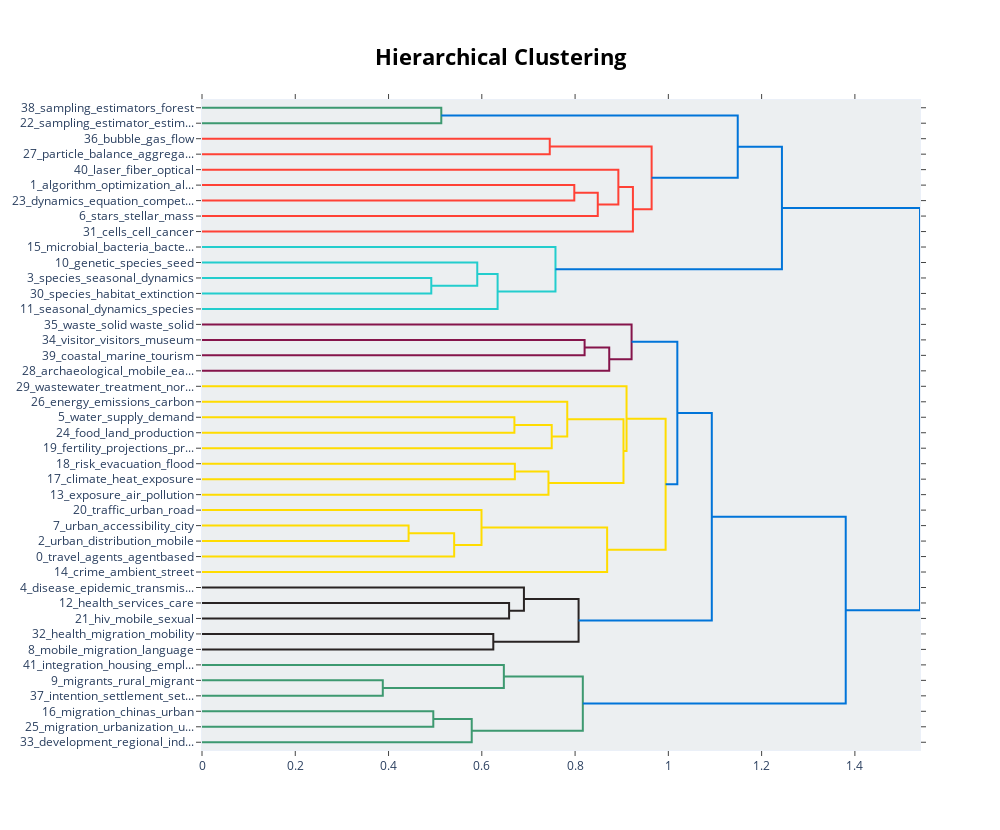

The notebook cell saved with this chart:
### Code cell
all_topic_model.visualize_hierarchy()

### Figure 1 — Plotly figure (JSON) as saved in the notebook; plotly's stock layout.template omitted (floating-point values rounded to 4 significant figures)
{"data": [{"hoverinfo": "text", "marker": {"color": "rgb(61,153,112)"}, "mode": "lines", "type": "scatter", "x": [0.0, 0.5131, 0.5131, 0.0], "xaxis": "x", "y": [-5.0, -5.0, -15.0, -15.0], "yaxis": "y"}, {"hoverinfo": "text", "marker": {"color": "rgb(255,65,54)"}, "mode": "lines", "type": "scatter", "x": [0.0, 0.7457, 0.7457, 0.0], "xaxis": "x", "y": [-25.0, -25.0, -35.0, -35.0], "yaxis": "y"}, {"hoverinfo": "text", "marker": {"color": "rgb(255,65,54)"}, "mode": "lines", "type": "scatter", "x": [0.0, 0.7983, 0.7983, 0.0], "xaxis": "x", "y": [-55.0, -55.0, -65.0, -65.0], "yaxis": "y"}, {"hoverinfo": "text", "marker": {"color": "rgb(255,65,54)"}, "mode": "lines", "type": "scatter", "x": [0.7983, 0.8487, 0.8487, 0.0], "xaxis": "x", "y": [-60.0, -60.0, -75.0, -75.0], "yaxis": "y"}, {"hoverinfo": "text", "marker": {"color": "rgb(255,65,54)"}, "mode": "lines", "type": "scatter", "x": [0.0, 0.8928, 0.8928, 0.8487], "xaxis": "x", "y": [-45.0, -45.0, -67.5, -67.5], "yaxis": "y"}, {"hoverinfo": "text", "marker": {"color": "rgb(255,65,54)"}, "mode": "lines", "type": "scatter", "x": [0.8928, 0.924, 0.924, 0.0], "xaxis": "x", "y": [-56.25, -56.25, -85.0, -85.0], "yaxis": "y"}, {"hoverinfo": "text", "marker": {"color": "rgb(255,65,54)"}, "mode": "lines", "type": "scatter", "x": [0.7457, 0.9642, 0.9642, 0.924], "xaxis": "x", "y": [-30.0, -30.0, -70.62, -70.62], "yaxis": "y"}, {"hoverinfo": "text", "marker": {"color": "rgb(0,116,217)"}, "mode": "lines", "type": "scatter", "x": [0.5131, 1.149, 1.149, 0.9642], "xaxis": "x", "y": [-10.0, -10.0, -50.31, -50.31], "yaxis": "y"}, {"hoverinfo": "text", "marker": {"color": "rgb(35,205,205)"}, "mode": "lines", "type": "scatter", "x": [0.0, 0.4917, 0.4917, 0.0], "xaxis": "x", "y": [-115.0, -115.0, -125.0, -125.0], "yaxis": "y"}, {"hoverinfo": "text", "marker": {"color": "rgb(35,205,205)"}, "mode": "lines", "type": "scatter", "x": [0.0, 0.5903, 0.5903, 0.4917], "xaxis": "x", "y": [-105.0, -105.0, -120.0, -120.0], "yaxis": "y"}, {"hoverinfo": "text", "marker": {"color": "rgb(35,205,205)"}, "mode": "lines", "type": "scatter", "x": [0.5903, 0.6339, 0.6339, 0.0], "xaxis": "x", "y": [-112.5, -112.5, -135.0, -135.0], "yaxis": "y"}, {"hoverinfo": "text", "marker": {"color": "rgb(35,205,205)"}, "mode": "lines", "type": "scatter", "x": [0.0, 0.758, 0.758, 0.6339], "xaxis": "x", "y": [-95.0, -95.0, -123.8, -123.8], "yaxis": "y"}, {"hoverinfo": "text", "marker": {"color": "rgb(0,116,217)"}, "mode": "lines", "type": "scatter", "x": [1.149, 1.244, 1.244, 0.758], "xaxis": "x", "y": [-30.16, -30.16, -109.4, -109.4], "yaxis": "y"}, {"hoverinfo": "text", "marker": {"color": "rgb(133,20,75)"}, "mode": "lines", "type": "scatter", "x": [0.0, 0.8204, 0.8204, 0.0], "xaxis": "x", "y": [-155.0, -155.0, -165.0, -165.0], "yaxis": "y"}, {"hoverinfo": "text", "marker": {"color": "rgb(133,20,75)"}, "mode": "lines", "type": "scatter", "x": [0.8204, 0.8733, 0.8733, 0.0], "xaxis": "x", "y": [-160.0, -160.0, -175.0, -175.0], "yaxis": "y"}, {"hoverinfo": "text", "marker": {"color": "rgb(133,20,75)"}, "mode": "lines", "type": "scatter", "x": [0.0, 0.9212, 0.9212, 0.8733], "xaxis": "x", "y": [-145.0, -145.0, -167.5, -167.5], "yaxis": "y"}, {"hoverinfo": "text", "marker": {"color": "rgb(255,220,0)"}, "mode": "lines", "type": "scatter", "x": [0.0, 0.6699, 0.6699, 0.0], "xaxis": "x", "y": [-205.0, -205.0, -215.0, -215.0], "yaxis": "y"}, {"hoverinfo": "text", "marker": {"color": "rgb(255,220,0)"}, "mode": "lines", "type": "scatter", "x": [0.6699, 0.7499, 0.7499, 0.0], "xaxis": "x", "y": [-210.0, -210.0, -225.0, -225.0], "yaxis": "y"}, {"hoverinfo": "text", "marker": {"color": "rgb(255,220,0)"}, "mode": "lines", "type": "scatter", "x": [0.0, 0.7832, 0.7832, 0.7499], "xaxis": "x", "y": [-195.0, -195.0, -217.5, -217.5], "yaxis": "y"}, {"hoverinfo": "text", "marker": {"color": "rgb(255,220,0)"}, "mode": "lines", "type": "scatter", "x": [0.0, 0.6709, 0.6709, 0.0], "xaxis": "x", "y": [-235.0, -235.0, -245.0, -245.0], "yaxis": "y"}, {"hoverinfo": "text", "marker": {"color": "rgb(255,220,0)"}, "mode": "lines", "type": "scatter", "x": [0.6709, 0.7429, 0.7429, 0.0], "xaxis": "x", "y": [-240.0, -240.0, -255.0, -255.0], "yaxis": "y"}, {"hoverinfo": "text", "marker": {"color": "rgb(255,220,0)"}, "mode": "lines", "type": "scatter", "x": [0.7832, 0.9038, 0.9038, 0.7429], "xaxis": "x", "y": [-206.2, -206.2, -247.5, -247.5], "yaxis": "y"}, {"hoverinfo": "text", "marker": {"color": "rgb(255,220,0)"}, "mode": "lines", "type": "scatter", "x": [0.0, 0.9104, 0.9104, 0.9038], "xaxis": "x", "y": [-185.0, -185.0, -226.9, -226.9], "yaxis": "y"}, {"hoverinfo": "text", "marker": {"color": "rgb(255,220,0)"}, "mode": "lines", "type": "scatter", "x": [0.0, 0.443, 0.443, 0.0], "xaxis": "x", "y": [-275.0, -275.0, -285.0, -285.0], "yaxis": "y"}, {"hoverinfo": "text", "marker": {"color": "rgb(255,220,0)"}, "mode": "lines", "type": "scatter", "x": [0.443, 0.5407, 0.5407, 0.0], "xaxis": "x", "y": [-280.0, -280.0, -295.0, -295.0], "yaxis": "y"}, {"hoverinfo": "text", "marker": {"color": "rgb(255,220,0)"}, "mode": "lines", "type": "scatter", "x": [0.0, 0.5993, 0.5993, 0.5407], "xaxis": "x", "y": [-265.0, -265.0, -287.5, -287.5], "yaxis": "y"}, {"hoverinfo": "text", "marker": {"color": "rgb(255,220,0)"}, "mode": "lines", "type": "scatter", "x": [0.5993, 0.8687, 0.8687, 0.0], "xaxis": "x", "y": [-276.2, -276.2, -305.0, -305.0], "yaxis": "y"}, {"hoverinfo": "text", "marker": {"color": "rgb(255,220,0)"}, "mode": "lines", "type": "scatter", "x": [0.9104, 0.9942, 0.9942, 0.8687], "xaxis": "x", "y": [-205.9, -205.9, -290.6, -290.6], "yaxis": "y"}, {"hoverinfo": "text", "marker": {"color": "rgb(0,116,217)"}, "mode": "lines", "type": "scatter", "x": [0.9212, 1.019, 1.019, 0.9942], "xaxis": "x", "y": [-156.2, -156.2, -248.3, -248.3], "yaxis": "y"}, {"hoverinfo": "text", "marker": {"color": "rgb(40,35,35)"}, "mode": "lines", "type": "scatter", "x": [0.0, 0.6585, 0.6585, 0.0], "xaxis": "x", "y": [-325.0, -325.0, -335.0, -335.0], "yaxis": "y"}, {"hoverinfo": "text", "marker": {"color": "rgb(40,35,35)"}, "mode": "lines", "type": "scatter", "x": [0.0, 0.6903, 0.6903, 0.6585], "xaxis": "x", "y": [-315.0, -315.0, -330.0, -330.0], "yaxis": "y"}, {"hoverinfo": "text", "marker": {"color": "rgb(40,35,35)"}, "mode": "lines", "type": "scatter", "x": [0.0, 0.6246, 0.6246, 0.0], "xaxis": "x", "y": [-345.0, -345.0, -355.0, -355.0], "yaxis": "y"}, {"hoverinfo": "text", "marker": {"color": "rgb(40,35,35)"}, "mode": "lines", "type": "scatter", "x": [0.6903, 0.8075, 0.8075, 0.6246], "xaxis": "x", "y": [-322.5, -322.5, -350.0, -350.0], "yaxis": "y"}, {"hoverinfo": "text", "marker": {"color": "rgb(0,116,217)"}, "mode": "lines", "type": "scatter", "x": [1.019, 1.093, 1.093, 0.8075], "xaxis": "x", "y": [-202.3, -202.3, -336.2, -336.2], "yaxis": "y"}, {"hoverinfo": "text", "marker": {"color": "rgb(61,153,112)"}, "mode": "lines", "type": "scatter", "x": [0.0, 0.3877, 0.3877, 0.0], "xaxis": "x", "y": [-375.0, -375.0, -385.0, -385.0], "yaxis": "y"}, {"hoverinfo": "text", "marker": {"color": "rgb(61,153,112)"}, "mode": "lines", "type": "scatter", "x": [0.0, 0.6473, 0.6473, 0.3877], "xaxis": "x", "y": [-365.0, -365.0, -380.0, -380.0], "yaxis": "y"}, {"hoverinfo": "text", "marker": {"color": "rgb(61,153,112)"}, "mode": "lines", "type": "scatter", "x": [0.0, 0.496, 0.496, 0.0], "xaxis": "x", "y": [-395.0, -395.0, -405.0, -405.0], "yaxis": "y"}, {"hoverinfo": "text", "marker": {"color": "rgb(61,153,112)"}, "mode": "lines", "type": "scatter", "x": [0.496, 0.5784, 0.5784, 0.0], "xaxis": "x", "y": [-400.0, -400.0, -415.0, -415.0], "yaxis": "y"}, {"hoverinfo": "text", "marker": {"color": "rgb(61,153,112)"}, "mode": "lines", "type": "scatter", "x": [0.6473, 0.8166, 0.8166, 0.5784], "xaxis": "x", "y": [-372.5, -372.5, -407.5, -407.5], "yaxis": "y"}, {"hoverinfo": "text", "marker": {"color": "rgb(0,116,217)"}, "mode": "lines", "type": "scatter", "x": [1.093, 1.38, 1.38, 0.8166], "xaxis": "x", "y": [-269.3, -269.3, -390.0, -390.0], "yaxis": "y"}, {"hoverinfo": "text", "marker": {"color": "rgb(0,116,217)"}, "mode": "lines", "type": "scatter", "x": [1.244, 1.54, 1.54, 1.38], "xaxis": "x", "y": [-69.77, -69.77, -329.6, -329.6], "yaxis": "y"}], "layout": {"autosize": false, "height": 830, "hoverlabel": {"bgcolor": "white", "font": {"family": "Rockwell", "size": 16}}, "hovermode": "closest", "plot_bgcolor": "#ECEFF1", "showlegend": false, "title": {"font": {"color": "Black", "size": 22}, "text": "<b>Hierarchical Clustering</b>", "x": 0.5, "xanchor": "center", "yanchor": "top"}, "width": 1000, "xaxis": {"mirror": "allticks", "rangemode": "tozero", "showgrid": false, "showline": true, "showticklabels": true, "ticks": "outside", "type": "linear", "zeroline": false}, "yaxis": {"mirror": "allticks", "range": [-420, 0], "rangemode": "tozero", "showgrid": false, "showline": true, "showticklabels": true, "tickmode": "array", "ticks": "outside", "ticktext": ["38_sampling_estimators_forest", "22_sampling_estimator_estim...", "36_bubble_gas_flow", "27_particle_balance_aggrega...", "40_laser_fiber_optical", "1_algorithm_optimization_al...", "23_dynamics_equation_compet...", "6_stars_stellar_mass", "31_cells_cell_cancer", "15_microbial_bacteria_bacte...", "10_genetic_species_seed", "3_species_seasonal_dynamics", "30_species_habitat_extinction", "11_seasonal_dynamics_species", "35_waste_solid waste_solid", "34_visitor_visitors_museum", "39_coastal_marine_tourism", "28_archaeological_mobile_ea...", "29_wastewater_treatment_nor...", "26_energy_emissions_carbon", "5_water_supply_demand", "24_food_land_production", "19_fertility_projections_pr...", "18_risk_evacuation_flood", "17_climate_heat_exposure", "13_exposure_air_pollution", "20_traffic_urban_road", "7_urban_accessibility_city", "2_urban_distribution_mobile", "0_travel_agents_agentbased", "14_crime_ambient_street", "4_disease_epidemic_transmis...", "12_health_services_care", "21_hiv_mobile_sexual", "32_health_migration_mobility", "8_mobile_migration_language", "41_integration_housing_empl...", "9_migrants_rural_migrant", "37_intention_settlement_set...", "16_migration_chinas_urban", "25_migration_urbanization_u...", "33_development_regional_ind..."], "tickvals": [-5, -15, -25, -35, -45, -55, -65, -75, -85, -95, -105, -115, -125, -135, -145, -155, -165, -175, -185, -195, -205, -215, -225, -235, -245, -255, -265, -275, -285, -295, -305, -315, -325, -335, -345, -355, -365, -375, -385, -395, -405, -415], "type": "linear", "zeroline": false}}}
